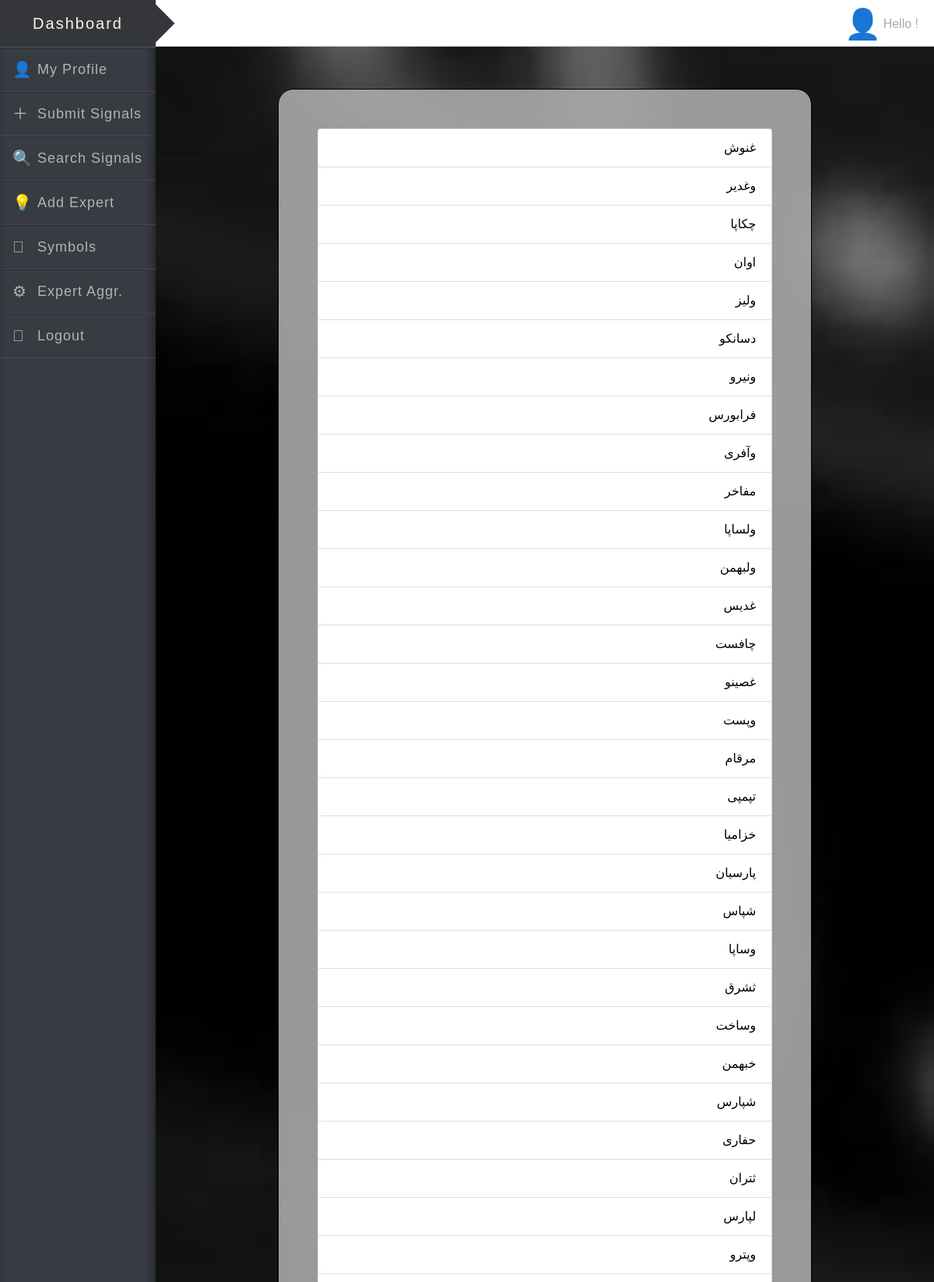
Screenshot of /signal/symbols (upper part) with the database file from the repository.
### advertisement/models.py (models this page shows, shortened)
class Symbol(models.Model):
    name = models.CharField(max_length=30)

### advertisement/views.py (the view)
# urls.py: path('symbols', views.symbols_list, name='symbols'),
def symbols_list(request):
    if request.method == 'GET':
        symbols = Symbol.objects.all()
        return render(request, '../templates/symbols.html', {
            'symbols': symbols
        })

### templates/symbols.html (shortened to what this page needs)
{% extends 'dashboard.html' %}
{% load static %}
{% block head %}
    <link rel="stylesheet" href="https://maxcdn.bootstrapcdn.com/bootstrap/4.0.0/css/bootstrap.min.css">
    <link rel="stylesheet" href="{% static 'style.css' %}?v=1">
{% endblock %}
{% block content %}
<div class="grid">
    <div class="row">
        <div class="col-xs-10 col-md-8 col-lg-8 col-sm-8 offset-xs-1 offset-md-2 offset-lg-2 offset-sm-2 the-box
                list-group table-of-contents" style="margin-top: 30px">
            {% for symbol in symbols %}
                <div class="list-group-item" onclick="" style="text-align: right">
                    <a style="color: black" href={% url 'symbol_detail' symbol.name %}>{{ symbol.name }}</a>
                </div>
            {% endfor %}
        </div>
    </div>
</div>
{% endblock %}

### static/style.css (style rules this page uses)
body { padding-top: 80px; padding-bottom: 80px; background-image: url("Stock_bg_denim.jpg") ; background-size: cover; background-attachment: fixed; }
.the-box { padding: 50px; alignment: center; background: rgba(169, 169, 169, 0.9); border: 1px solid black; border-radius: 20px; }

### static/dashboard_style.css (style rules this page uses)
body { display: -webkit-box; display: -moz-box; display: -ms-flexbox; display: -webkit-flex; display: flex; margin: 0; padding: 0; background-color: #f0f0f0; font-family: Muli, sans-serif; color: #444; }
a { cursor: pointer; display: block; color: #b3b3b3; text-decoration: none; }
.bckg_right { background-image: url("Stock_bg_bw.jpg"); background-size: cover; padding-top: 0; }

### rows the page displays
Symbol: name "غنوش"
Symbol: name "وغدیر"
Symbol: name "چکاپا"
Symbol: name "اوان"
Symbol: name "ولیز"
Symbol: name "دسانکو"
Symbol: name "ونیرو"
Symbol: name "فرابورس"
Symbol: name "وآفری"
Symbol: name "مفاخر"
Symbol: name "ولساپا"
Symbol: name "ولبهمن"
Symbol: name "غدیس"
Symbol: name "چافست"
Symbol: name "غصینو"
Symbol: name "وپست"
Symbol: name "مرقام"
Symbol: name "تپمپی"
Symbol: name "خزامیا"
Symbol: name "پارسیان"
Symbol: name "شپاس"
Symbol: name "وساپا"
Symbol: name "ثشرق"
Symbol: name "وساخت"
Symbol: name "خبهمن"
Symbol: name "شپارس"
Symbol: name "حفاری"
Symbol: name "ثتران"
Symbol: name "لپارس"
Symbol: name "وپترو"
